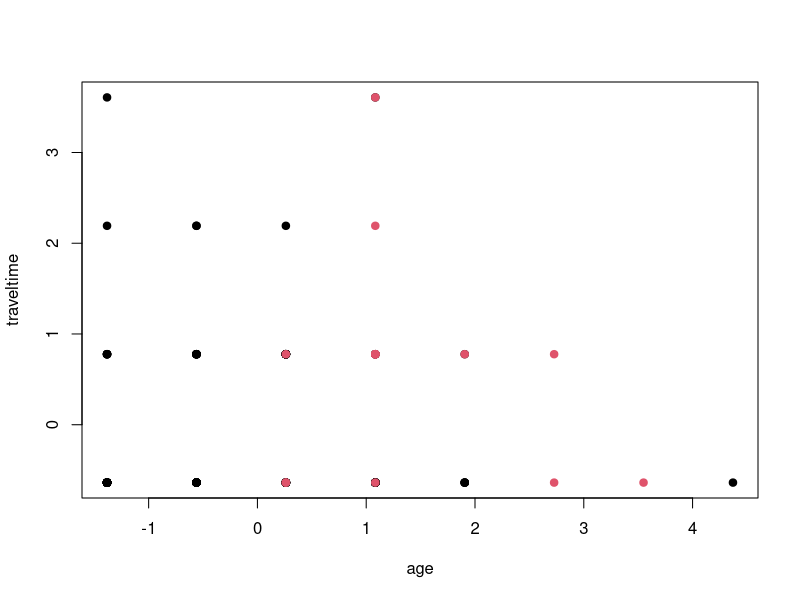
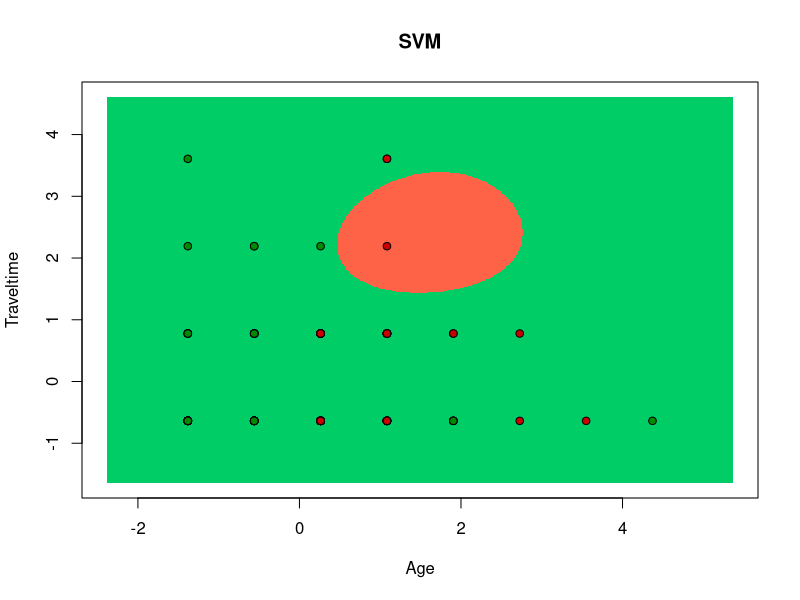

Source code (R) for these figures, in order:
## ---- chunk 1
set.seed(123)
f_train <- read.csv2('education_train.csv', header = TRUE, encoding = 'UNICOD')
f_test <- read.csv2('education_test.csv', header = TRUE, encoding = 'UNICOD')
f_train <- f_train[-1]
f_test <- f_test[-1]
## ---- chunk 2
# install.packages('e1071')
library(e1071)
class_svm_l = svm(school ~ age + traveltime, data = f_train, kernel = 'linear')
summary(class_svm_l)
## ---- chunk 3
p <- predict(class_svm_l, f_test[, c('age','traveltime')])
y <- ifelse(p > 0.5, 1, 0)
## ---- chunk 4
cm = table(f_test[, 'school'], y)
print(cm)
## ---- chunk 5
xgrid = expand.grid(age = f_test$age, traveltime = f_test$traveltime)
ygrid = predict(class_svm_l, xgrid)

plot(xgrid, col = as.numeric(ygrid), pch = 10, cex = .9)
points(f_test[, c('age','traveltime')], col = as.factor(f_test$school), pch = 19)
## ---- chunk 6
# install.packages('e1071')
library(e1071)
class_svm_r = svm(school ~ age + traveltime, data = f_train, kernel = 'radial')
summary(class_svm_r)
## ---- chunk 7
p <- predict(class_svm_r, f_test[, c('age','traveltime')])
y <- ifelse(p > 0.5, 1, 0)
## ---- chunk 8
cm = table(f_test[, 'school'], y)
print(cm)
## ---- chunk 9
library(ggplot2)
set = f_test[,c('age','traveltime','school')]
X1 = seq(min(set['age']) - 1, max(set['age']) + 1, by = 0.01)
X2 = seq(min(set['traveltime']) - 1, max(set['traveltime']) + 1, by = 0.01)
grid_set = expand.grid(X1, X2)
colnames(grid_set) = c('age', 'traveltime')
p_grid = predict(class_svm_r, grid_set)
y_grid <- ifelse(p_grid > 0.5, 1, 0)
plot(set[, -3],
     main = 'SVM',
     xlab = 'Age', ylab = 'Traveltime',
     xlim = range(X1), ylim = range(X2))
contour(X1, X2, matrix(as.numeric(y_grid), length(X1), length(X2)), add = TRUE)
points(grid_set, pch = '.', col = ifelse(y_grid == 1, 'tomato', 'springgreen3'))
points(set, pch = 21, bg = ifelse(set[, 3] == 1, 'red3', 'green4'))
